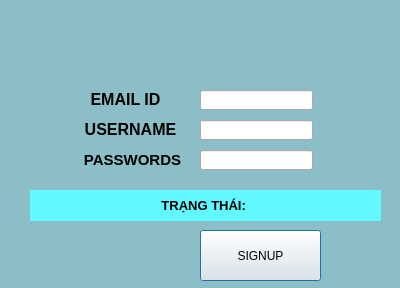
<?xml version="1.0" encoding="UTF-8"?>
<ui version="4.0">
 <class>Dialog</class>
 <widget class="QDialog" name="Dialog">
  <property name="geometry">
   <rect>
    <x>0</x>
    <y>0</y>
    <width>400</width>
    <height>288</height>
   </rect>
  </property>
  <property name="windowTitle">
   <string>Dialog</string>
  </property>
  <property name="styleSheet">
   <string notr="true">QDialog{
	background-color: rgb(140, 190, 200);
}</string>
  </property>
  <widget class="QLineEdit" name="pass2">
   <property name="geometry">
    <rect>
     <x>200</x>
     <y>150</y>
     <width>113</width>
     <height>20</height>
    </rect>
   </property>
  </widget>
  <widget class="QLabel" name="label_4">
   <property name="geometry">
    <rect>
     <x>80</x>
     <y>150</y>
     <width>105</width>
     <height>19</height>
    </rect>
   </property>
   <property name="font">
    <font>
     <pointsize>11</pointsize>
     <weight>75</weight>
     <bold>true</bold>
    </font>
   </property>
   <property name="text">
    <string>PASSWORDS</string>
   </property>
   <property name="alignment">
    <set>Qt::AlignCenter</set>
   </property>
  </widget>
  <widget class="QLabel" name="label_3">
   <property name="geometry">
    <rect>
     <x>80</x>
     <y>120</y>
     <width>101</width>
     <height>19</height>
    </rect>
   </property>
   <property name="font">
    <font>
     <pointsize>12</pointsize>
     <weight>75</weight>
     <bold>true</bold>
    </font>
   </property>
   <property name="text">
    <string>USERNAME</string>
   </property>
   <property name="alignment">
    <set>Qt::AlignCenter</set>
   </property>
  </widget>
  <widget class="QPushButton" name="signup">
   <property name="geometry">
    <rect>
     <x>200</x>
     <y>230</y>
     <width>121</width>
     <height>51</height>
    </rect>
   </property>
   <property name="text">
    <string>SIGNUP</string>
   </property>
  </widget>
  <widget class="QLineEdit" name="user2">
   <property name="geometry">
    <rect>
     <x>200</x>
     <y>120</y>
     <width>113</width>
     <height>20</height>
    </rect>
   </property>
  </widget>
  <widget class="QLabel" name="label_5">
   <property name="geometry">
    <rect>
     <x>80</x>
     <y>90</y>
     <width>91</width>
     <height>19</height>
    </rect>
   </property>
   <property name="font">
    <font>
     <pointsize>12</pointsize>
     <weight>75</weight>
     <bold>true</bold>
    </font>
   </property>
   <property name="text">
    <string>EMAIL ID</string>
   </property>
   <property name="alignment">
    <set>Qt::AlignCenter</set>
   </property>
  </widget>
  <widget class="QLineEdit" name="email">
   <property name="geometry">
    <rect>
     <x>200</x>
     <y>90</y>
     <width>113</width>
     <height>20</height>
    </rect>
   </property>
  </widget>
  <widget class="QLabel" name="noti2">
   <property name="geometry">
    <rect>
     <x>30</x>
     <y>190</y>
     <width>351</width>
     <height>31</height>
    </rect>
   </property>
   <property name="font">
    <font>
     <pointsize>10</pointsize>
     <weight>75</weight>
     <bold>true</bold>
    </font>
   </property>
   <property name="styleSheet">
    <string notr="true">background-color: rgb(98, 248, 255);</string>
   </property>
   <property name="text">
    <string>TRẠNG THÁI: </string>
   </property>
   <property name="alignment">
    <set>Qt::AlignCenter</set>
   </property>
  </widget>
 </widget>
 <resources/>
 <connections/>
</ui>
